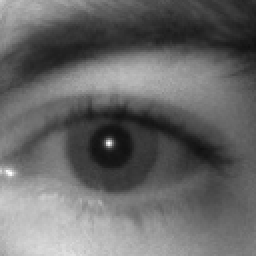
#> input picture validation_model/processed_dataset/eye/eye_1059.png, 128 x 128 px, found by its file name (shown 2 times larger); its folder holds 4 pictures in this run
$ jupyter execute --allow-errors dataset_preparation.ipynb
#> lines starting #> are read from the running program, lines starting #| are printed output that depends on the picture
[cell 1]
import cv2
import os

[cell 2]
def read_images(read_path):
#> call 2 of read_images, with read_path = 'unproccesed_dataset/eye'
#> in read_images, img is the input picture: shape (128, 128, 3); min 15, max 255, mean 104
    images = []
    for filename in os.listdir(read_path):
        if filename.endswith((".png", ".jpg", ".jpeg")):
            img = cv2.imread(os.path.join(read_path, filename))
        if img is not None:
            images.append(img)
    print(f"Loaded {len(images)} images from {read_path}")
    return images

[cell 3]
def process_images(images, save_path, name):
#> called with save_path = 'processed_dataset/eye/', name = 'eye'
    i = 0
    for image in images:
        i+=1
        gray_img = cv2.cvtColor(image, cv2.COLOR_RGB2GRAY)
        height, width = gray_img.shape
        if height == width:
            cropped_img = gray_img
        a = abs(height - width)
        a1 = a // 2
        a2 = a1 if a % 2 == 0 else a1 + 1
        if height > width:
            cropped_img = gray_img[a1:height-a2, 0:width]
        if height < width:
            cropped_img = gray_img[0:height, a1:width-a2]
        resized_img = cv2.resize(cropped_img, (128, 128))

        filename = f"{name}_{i}.png"
        cv2.imwrite(os.path.join(save_path, filename), resized_img, [cv2.IMWRITE_PNG_COMPRESSION, 9])
        print(f"Photo {filename} saved to {save_path}")
#> this loop made 4 passes
#> pass 2, in process_images, `gray_img = cv2.cvtColor(image, cv2.COLOR_RGB2GRAY)`:
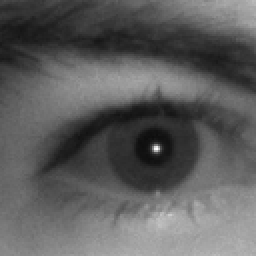
#> gray_img: shape (128, 128) (shown 2 times larger); min 13, max 254, mean 93.2
#> pass 3, in process_images, `gray_img = cv2.cvtColor(image, cv2.COLOR_RGB2GRAY)`:
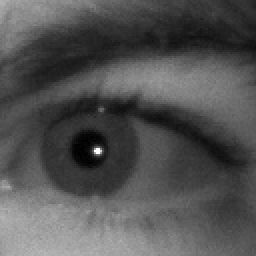
#> gray_img: shape (128, 128) (shown 2 times larger); min 0, max 255, mean 82.4
#> after the loop:
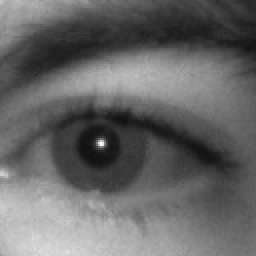
#> cropped_img: shape (128, 128) (shown 2 times larger); min 17, max 254, mean 102.9

    print("All photos in folder were processed!!!")
